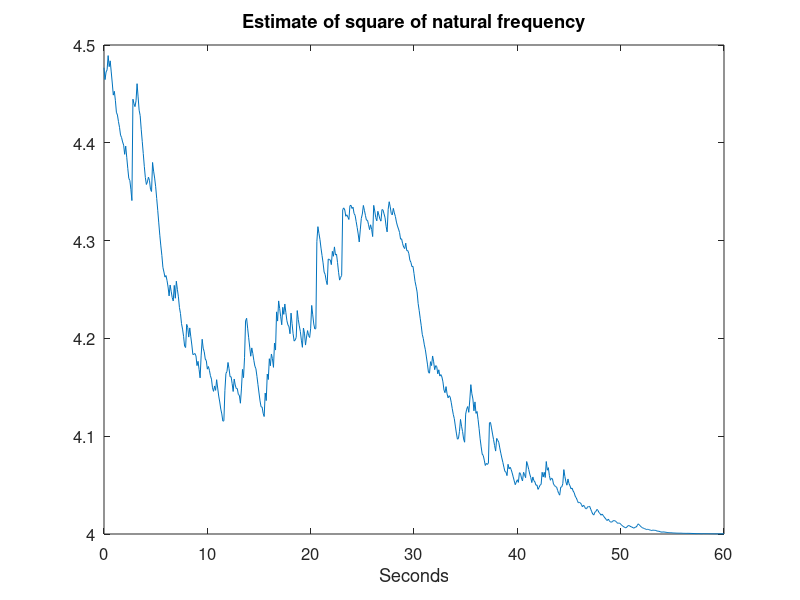
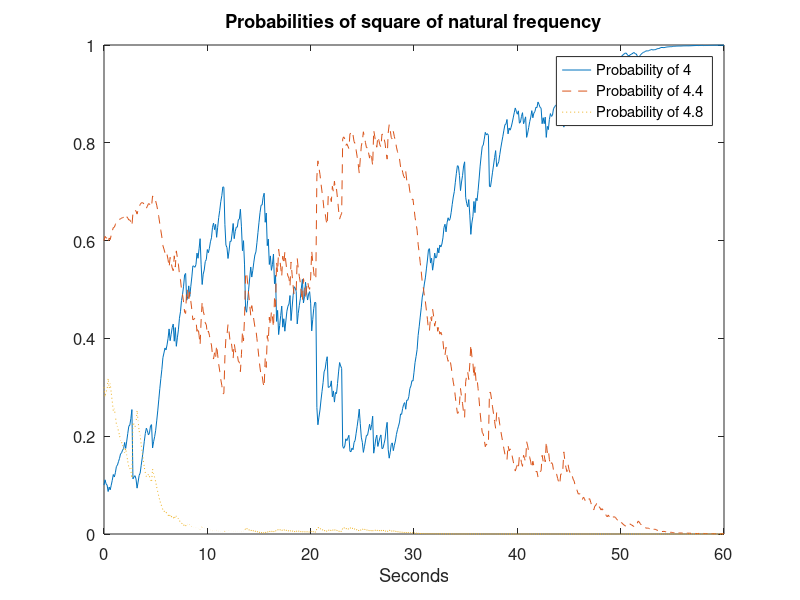

Here is the MATLAB script that generated these plots, in order:
function Multiple

% Multiple model Kalman filtering.
% Second order system.

zeta = 0.1; % damping ratio
wn = [sqrt(4); sqrt(4.4); sqrt(4.8)]; % possible wn values
N = size(wn, 1); % number of parameter sets
pr = [0.1; 0.6; 0.3]; % a priori probabilities
% Compute the initial estimate of wn
wnhat = 0;
for i = 1 : N
   wnhat = wnhat + wn(i) * pr(i);
end
T = 0.1; % sample period
Q = 1000; % discrete time process noise variance
R = diag([10 10]); % discrete time measurement noise covariance
H = eye(2); % measurement matrix
q = size(H, 1); % number of measurements
x = [0; 0]; % initial state

% Compute the alternative Lambda and phi matrices.
for i = 1 : N
   Fi = [0 1; -wn(i)^2 -2*zeta*wn(i)];
   Li = [0; wn(i)^2];
   phii = expm(Fi*T);
   phi(:,:,i) = phii;
   Lambda(:,:,i) = (phii - eye(size(phii))) * inv(Fi) * Li;
   Pplus(:,:,i) = zeros(size(phii));
   xhat(:,i) = x;
end

tf = 60; % Length of simulation
% Create arrays for later plotting
wnhatArray = [wnhat];
prArray = [pr];
for t = T : T : tf
   % Simulate the system.
   % The first parameter set is the true parameter set.
   w = sqrt(Q) * randn;
   x = phi(:,:,1) * x + Lambda(:,:,1) * w;
   z = H * x + sqrt(R) * [randn; randn];
   % Run a separate Kalman filter for each parameter set.
   for i = 1 : N
      Pminus(:,:,i) = phi(:,:,i) * Pplus(:,:,i) * phi(:,:,i)';
      Pminus(:,:,i) = Pminus(:,:,i) + Lambda(:,:,i) * Q * Lambda(:,:,i)';
      K = Pminus(:,:,i) * H' * inv(H * Pminus(:,:,i) * H' + R);
      xhat(:,i) = phi(:,:,i) * xhat(:,i);
      r = z - H * xhat(:,i); % measurment residual
      S = H * Pminus(:,:,i) * H' + R; % covariance of measurement residual
      pdf(i) = exp(-r'*inv(S)*r/2) / ((2*pi)^(q/2)) / sqrt(det(S));
      xhat(:,i) = xhat(:,i) + K * (z - H * xhat(:,i));
      Pplus(:,:,i) = (eye(2) - K * H) * Pminus(:,:,i) * (eye(2) - K * H)' + K * R * K';
   end
   % Compute the sum that appears in the denominator of the probability expression.
   Prsum = 0;
   for i = 1 : N
      Prsum = Prsum + pdf(i) * pr(i);
   end
   % Update the probability of each parameter set.
   for i = 1 : N
      pr(i) = pdf(i) * pr(i) / Prsum;
   end
   % Compute the best state estimate and the best parameter estimate.
   xhatbest = 0;
   wnhat = 0;
   for i = 1 : N
      xhatbest = xhatbest + pr(i) * xhat(:,i);
      wnhat = wnhat + pr(i) * wn(i);
   end
   % Save data for plotting.
   wnhatArray = [wnhatArray wnhat];
   prArray = [prArray pr];
end

close all;
t = 0 : T : tf;
figure;
plot(t, wnhatArray.^2);
title('Estimate of square of natural frequency', 'FontSize', 12);
set(gca,'FontSize',12); set(gcf,'Color','White');
xlabel('Seconds');
figure;
plot(t, prArray(1,:), '-', t, prArray(2,:), '--', t, prArray(3,:), ':');
title('Probabilities of square of natural frequency', 'FontSize', 12);
set(gca,'FontSize',12); set(gcf,'Color','White');
xlabel('Seconds');
legend('Probability of 4', 'Probability of 4.4', 'Probability of 4.8');
